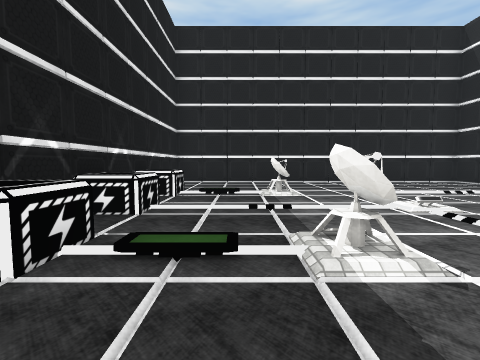
View 1 (above)

12 first-person views from a walk through a scene from a Unity 3-D project. The camera is 1.5 m above the floor, tilts 4° down and sees 90° across. The floor is counted in squares, 2 m on a side. Each view is taken from the middle of a square. On the plan, view 1 faces up. The plan holds only what a view shows up to about 9 squares ahead; the rest is blank. The player character is not drawn. Some surface patterns are stand-ins.

View 2
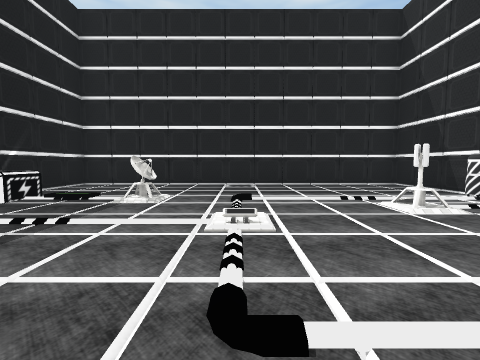

View 3
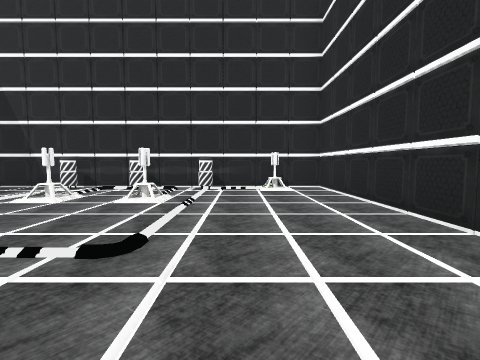

View 4
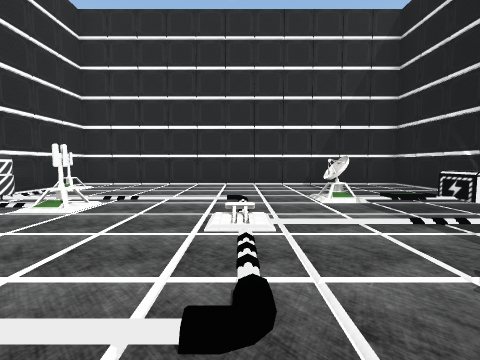

View 5
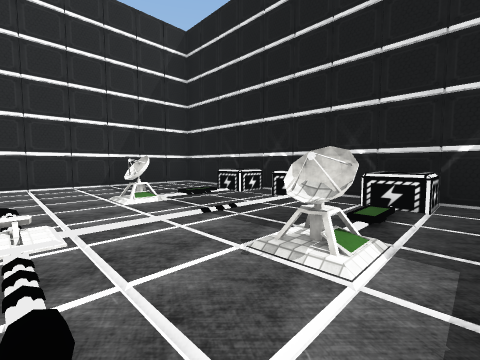

View 6
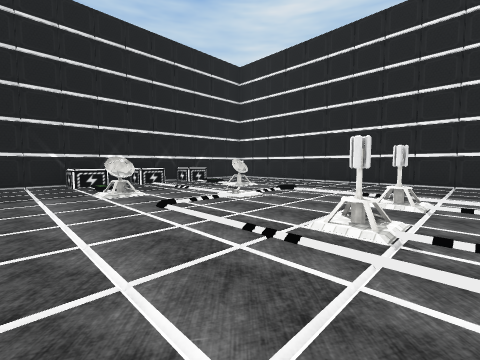

View 7
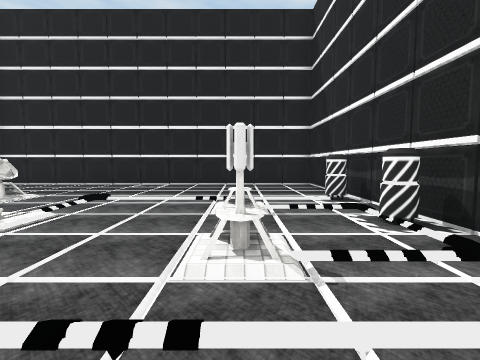

View 8
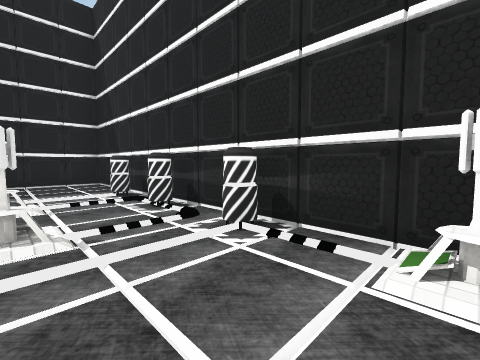

View 9
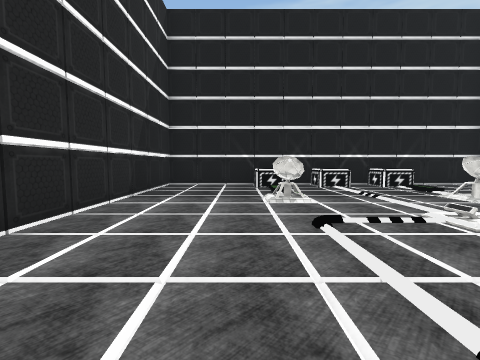

View 10
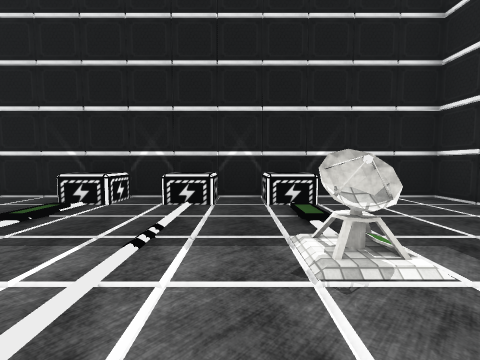

View 11
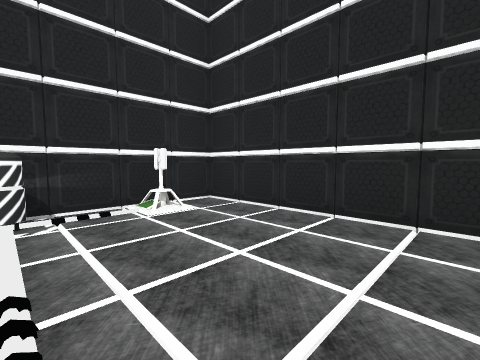

View 12
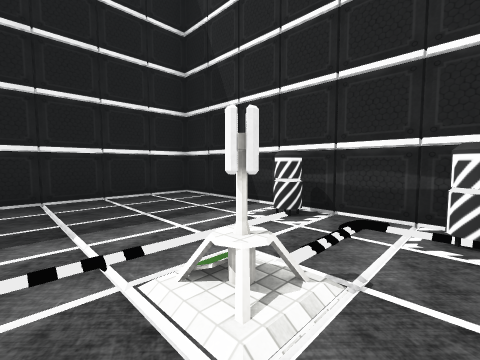

### Floor plan
Key: @ floor where view 1 was taken; # wall or solid block; . main floor; : floor 0.25 m higher than the main floor; / step, stairs or slope; O other object.
Columns run from 3 left of view 1 to 9 right of it. Each row starts with its distance up from view 1.
 10 #############
  9 #...........#
  8 #...........#
  7 #...........#
  6 #O//O.:....O#
  5 #........#./#
  4 #O....O....O#
  3 #........#. #
  2 #O//O./....O#
  1 #...........#
  0 #..@.......##
 -1 #...........#
 -2 #############

Positions as (right, up) in squares from view 1, and headings:
1: (0, 0), facing up
2: (3, 1), facing up
3: (1, 1), facing right
4: (3, 7), facing down
5: (3, 7), facing down-left
6: (7, 0), facing up-left
7: (6, 1), facing up
8: (6, 0), facing up-right
9: (6, 1), facing left
10: (3, 5), facing left
11: (4, 2), facing down-right
12: (5, 4), facing up-right
